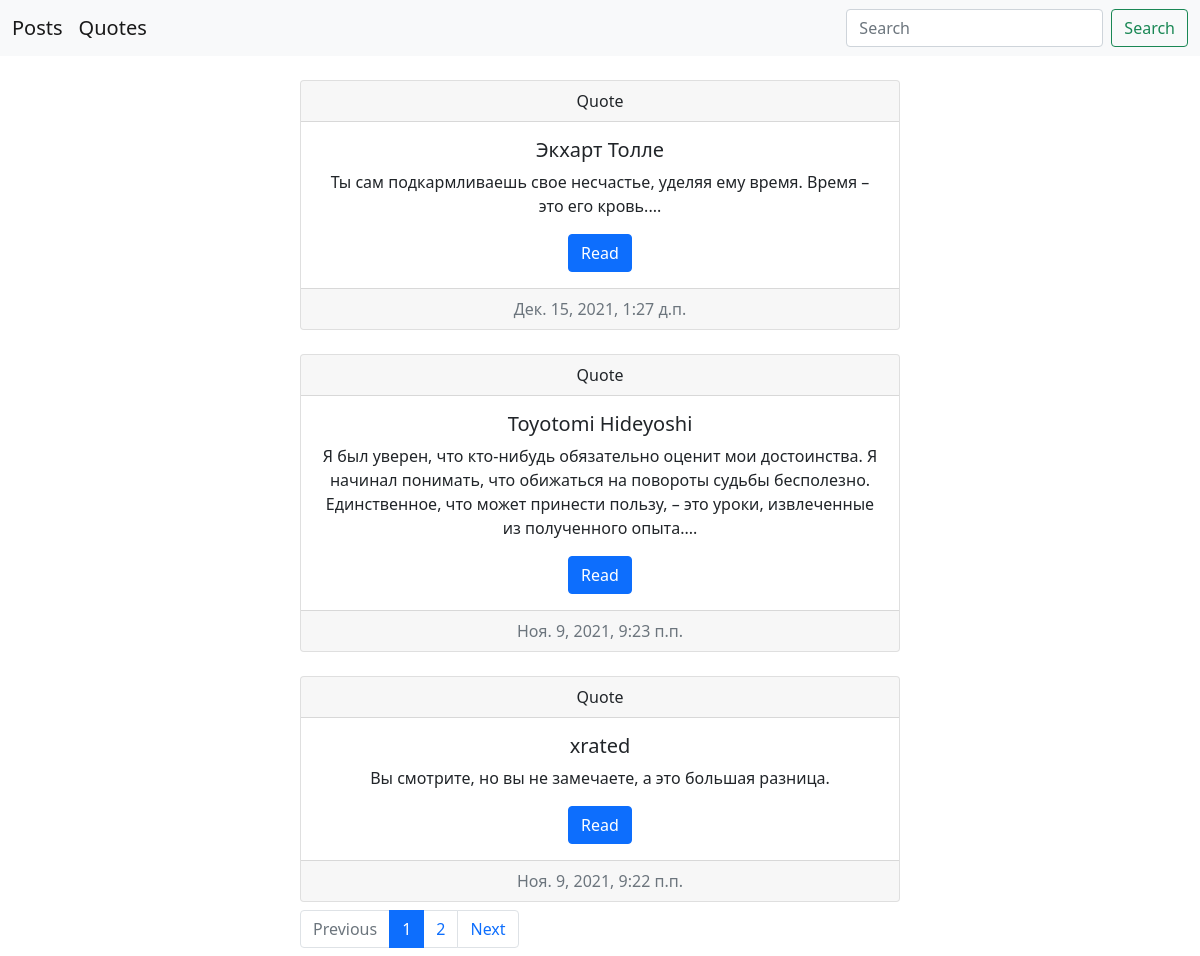
/quote/?page=1, run on an earlier commit of the app's database.
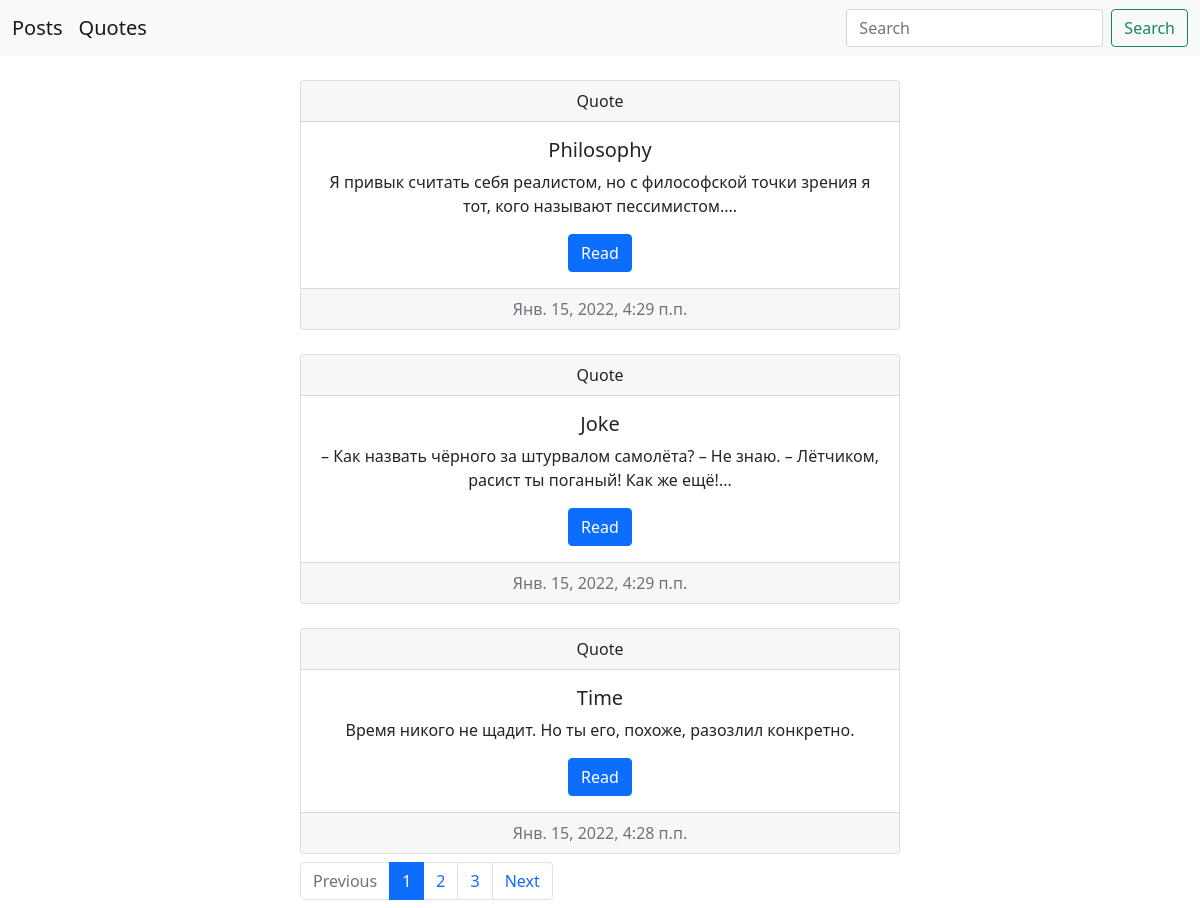
And on a later commit of the database.
### mysite/models.py (models this page shows, shortened)
class Quote(models.Model):
    title = models.CharField(max_length=200)
    slug = models.SlugField(max_length=200, null=True, blank=True)
    text = models.TextField()
    created_date = models.DateTimeField(default=timezone.now)
    def get_absolute_url(self):
        return reverse('quote_detail', kwargs={'slug':self.slug})

### mysite/views.py (the view)
# urls.py: path('quote/', views.quote_list, name='quote_list'),
def quote_list(request):
    quotes = Quote.objects.order_by('-created_date')
    paginator = Paginator(quotes, 3)
    page_number = request.GET.get('page', 3)
    page = paginator.get_page(page_number)
    is_paginated = page.has_other_pages()
    if page.has_previous():
        prev_url = '?page={}'.format(page.previous_page_number())
    else:
        prev_url = ''
    if page.has_next():
        next_url = '?page={}'.format(page.next_page_number())
    else:
        next_url = ''
    context = {
        'page_object': page,
        'is_paginated': is_paginated,
        'next_url': next_url,
        'prev_url': prev_url,
    }
    return render(request, 'mysite/quote_list.html', context=context)

### templates/mysite/quote_list.html (shortened to what this page needs)
{% extends "base.html" %}
{% block content %}
      {% for quote in page_object %}
      <div id="carta" class="card col-4 text-center mt-4">
        <div class="card-header">
          Quote
        </div>
        <div class="card-body">
          <h5 class="card-title">{{ quote.title }}</h5>
          {% if quote.text|length > 65 %}
          <p class="card-text">{{ quote.text|truncatewords:65 }}...</p>
          {% else %}
          <p class="card-text">{{ quote.text }}</p>
          {% endif %}
          <a href="{{ quote.get_absolute_url }}" class="btn btn-primary">Read</a>
        </div>
        <div class="card-footer text-muted">
          {{ quote.created_date }}
        </div>
      </div>
      {% endfor %}
      <nav aria-label="...">
        <ul class="pagination mt-2 mb-2" id="carta">
          <li class="page-item {% if not prev_url %} disabled {% endif %}">
            <a class="page-link" href="{{ prev_url }}">Previous</a>
          </li>
      {% for n in page_object.paginator.page_range %}
        {% if page_object.number == n %}
          <li class="page-item active" aria-current="page">
            <a class="page-link" href="?page={{ n }}">{{ n }}</a>
          </li>
        {% elif n > page_object.number|add:-3 and n < page_object.number|add:3 %}
          <li class="page-item">
            <a class="page-link" href="?page={{ n }}">{{ n }}</a>
          </li>
        {% endif %}
      {% endfor %}
        <li class="page-item {% if not next_url %} disabled {% endif %}">
          <a class="page-link" href="{{ next_url }}">Next</a>
        </li>
        </ul>
      </nav>
{% endblock %}

What changed in the data, as far as the page shows it:
no longer on this page (row unchanged): Quote: title "Экхарт Толле", text "Ты сам подкармливаешь свое несчастье, уделяя ему время. Время – это его кровь.", created_date "Дек. 15, 2021, 1:27 д.п."
no longer on this page (row unchanged): Quote: title "Toyotomi Hideyoshi", text "Я был уверен, что кто-нибудь обязательно оценит мои достоинства. Я начинал понимать, что обижаться на повороты судьбы бесполезно. Единственное, что может принести пользу, – это уроки, извлеченные из полученного опыта.", created_date "Ноя. 9, 2021, 9:23 п.п."
no longer on this page (row unchanged): Quote: title "xrated", text "Вы смотрите, но вы не замечаете, а это большая разница.", created_date "Ноя. 9, 2021, 9:22 п.п."
added Quote: title "Philosophy", text "Я привык считать себя реалистом, но с философской точки зрения я тот, кого называют пессимистом.", created_date "Янв. 15, 2022, 4:29 п.п."
added Quote: title "Joke", text "– Как назвать чёрного за штурвалом самолёта? – Не знаю. – Лётчиком, расист ты поганый! Как же ещё!", created_date "Янв. 15, 2022, 4:29 п.п."
added Quote: title "Time", text "Время никого не щадит. Но ты его, похоже, разозлил конкретно.", created_date "Янв. 15, 2022, 4:28 п.п."
Also different on the page:
new list line: "3"
